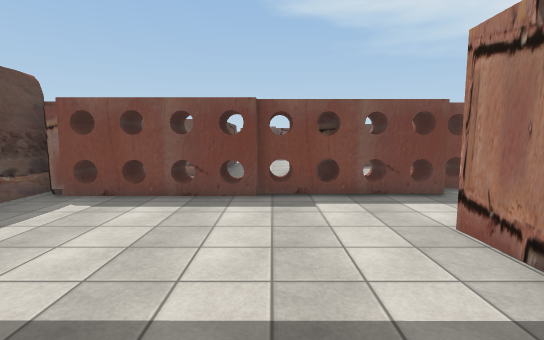
View 1 (above)

24 first-person views from a walk through a 3-D level made in the Unity game engine. The camera is 1.5 m above the floor, tilts 6° down and sees 85° across. The floor is counted in squares, 1 m on a side. Each view is taken from the middle of a square. On the plan, view 1 faces up. The plan holds only what a view shows up to about 15 squares ahead; the rest is blank. The place goes on beyond the plan. Some surface patterns are stand-ins.

View 2
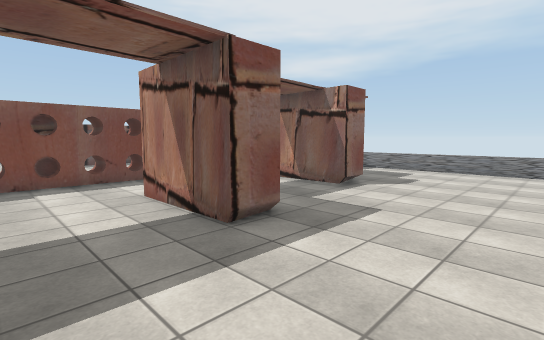

View 3
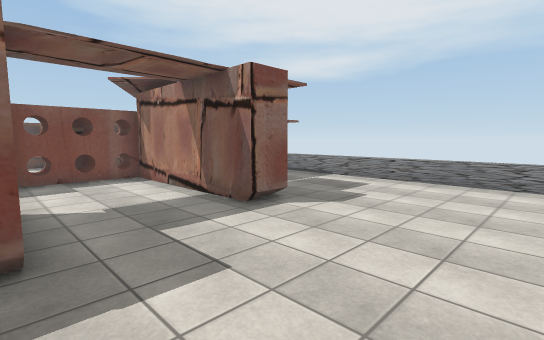

View 4
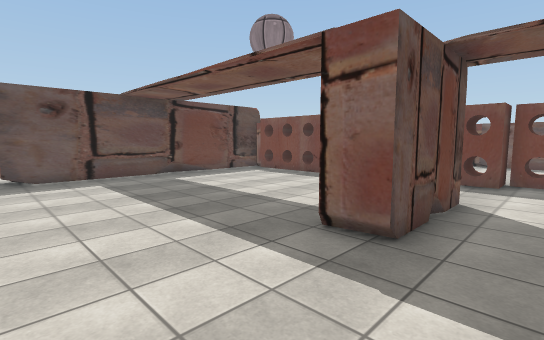

View 5
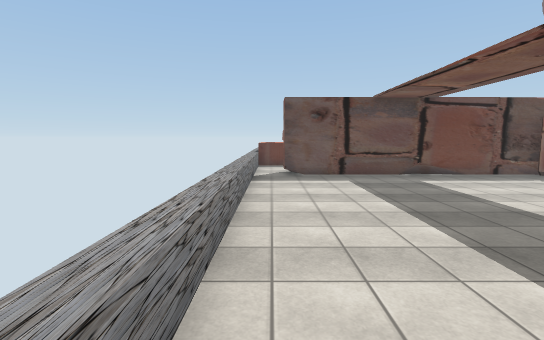

View 6
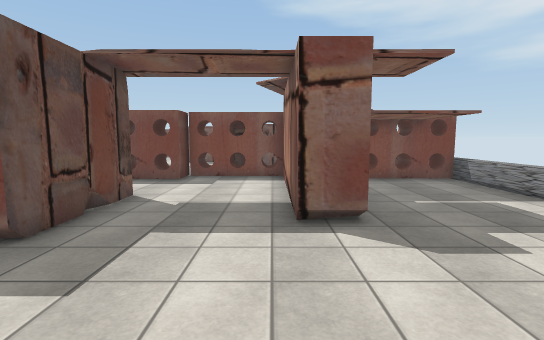

View 7
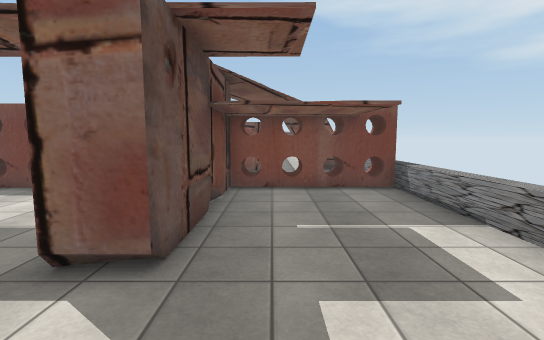

View 8
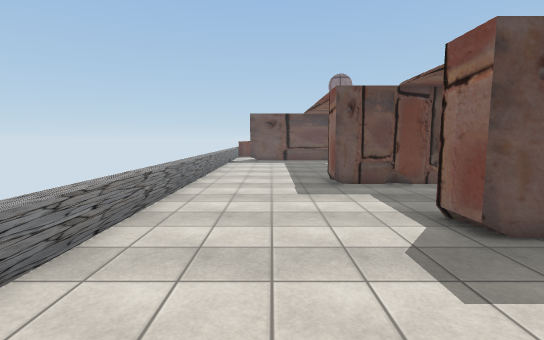

View 9
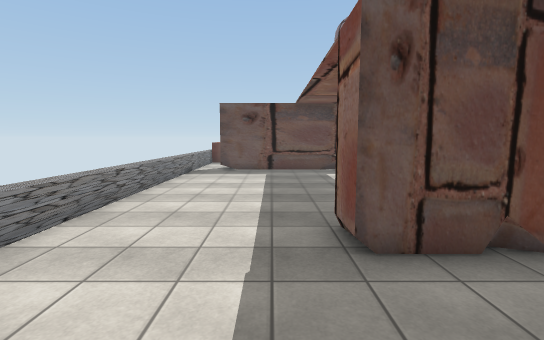

View 10
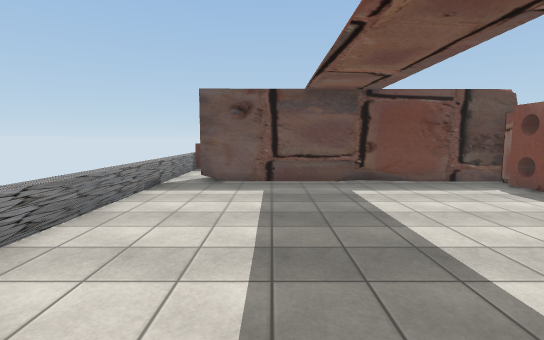

View 11
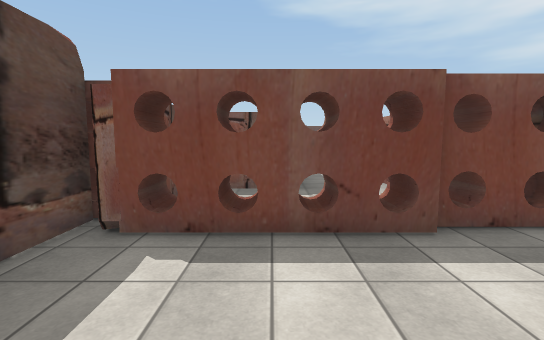

View 12
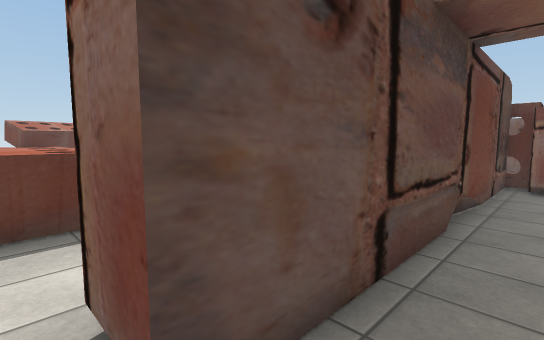

View 13
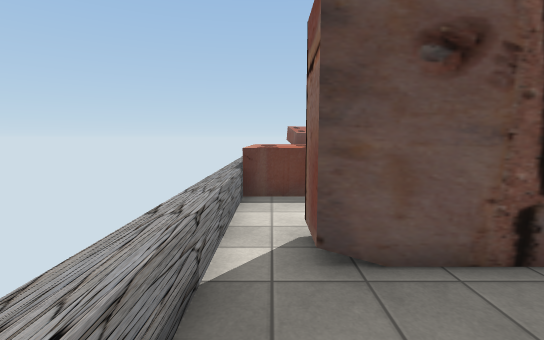

View 14
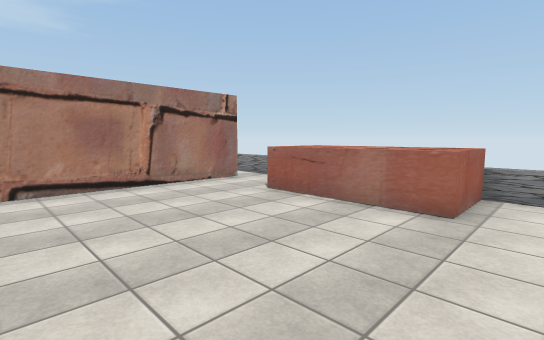

View 15
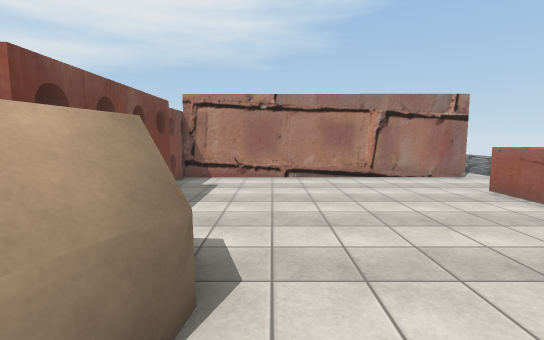

View 16
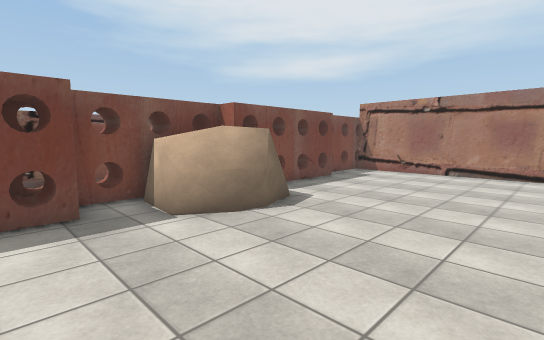

View 17
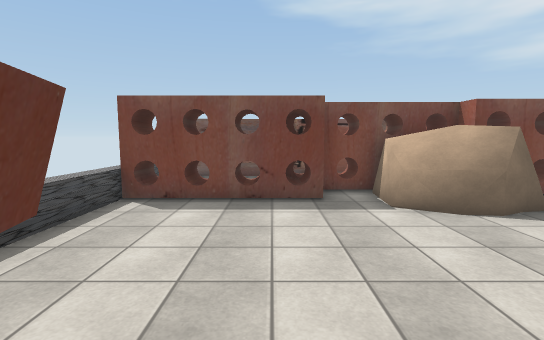

View 18
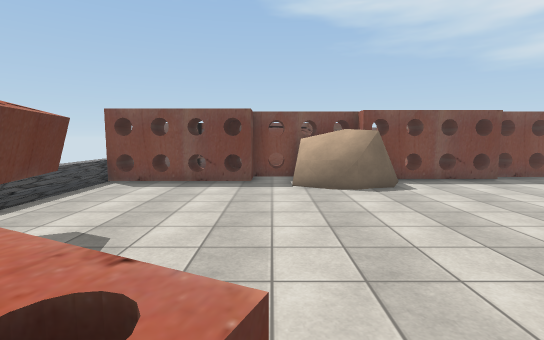

View 19
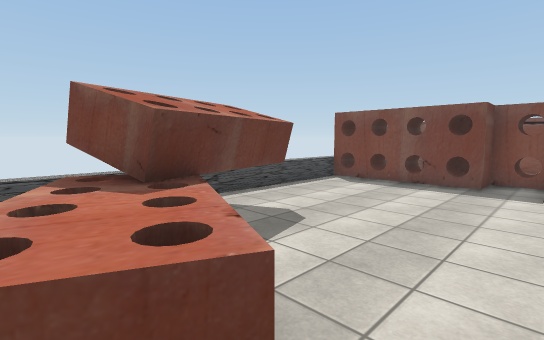

View 20
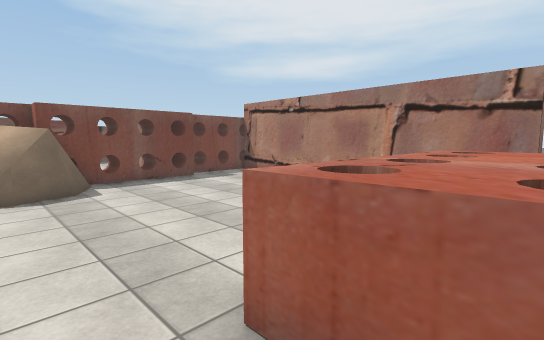

View 21
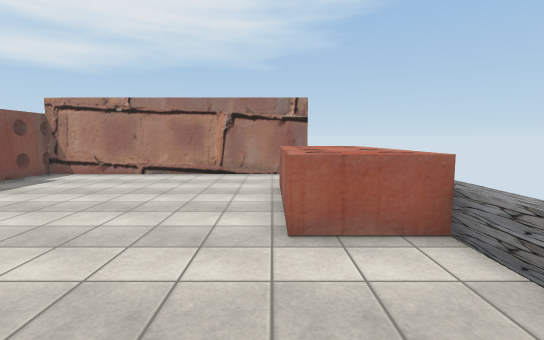

View 22
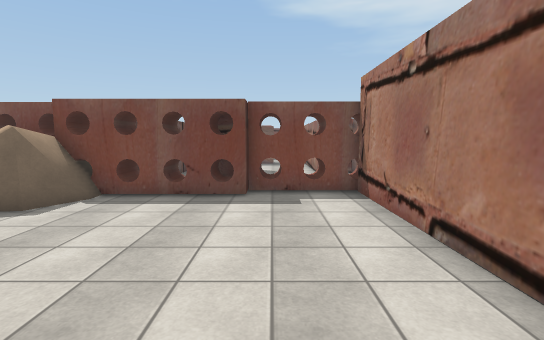

View 23
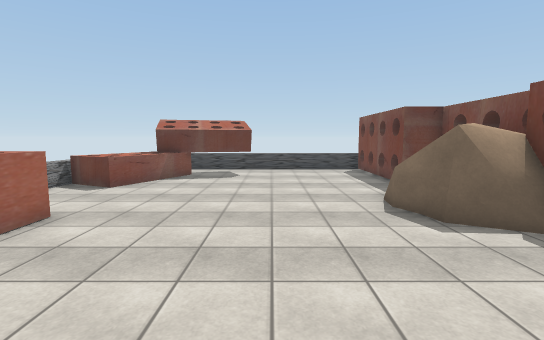

View 24
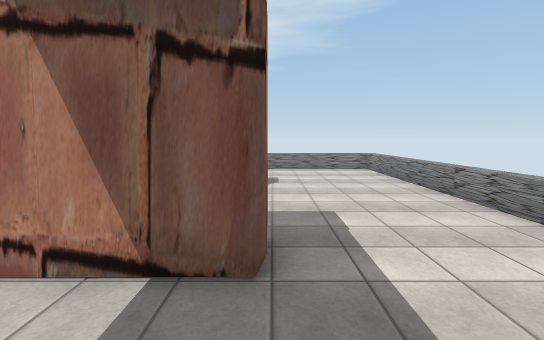

### Floor plan
Key: @ floor where view 1 was taken; # wall or solid block; x gap in a wall; . floor; = window, fence, low wall or low ledge; ^ raised ledge; O other object.
Columns run from 25 left of view 1 to 15 right of it. Each row starts with its distance up from view 1.
 10       ^^     #    ^ ^
  9  ^^^^#x##  ####xx####^^^^ ##############
  8 ######.OOO#####...###x#xx#####....#######
  7 ^#####.OOOO.......##..............##....=
  6 ^......OOO........##..............##....=
  5 ^.................##........##....##....=
  4 ^.................##........##....##....=
  3 ^.................##........##....##....=
  2 ^ #...............##........##....##....=
  1 ^ ##..............##........##..........=
  0 ^ ##..............##.....@..............=
 -1 ^ ##=.....=^^^=...##....................=
 -2 ^###^==...=^^^=...##....................=
 -3 ^  ===....^^^^^.........................=
 -4      ^^ ^^^^^^^^^^^^^^^^^^^^^^^^^^^^^^^^^

Positions as (right, up) in squares from view 1, and headings:
1: (0, 0), facing up
2: (0, -3), facing up-right
3: (4, -3), facing up-right
4: (6, -3), facing up-left
5: (6, -3), facing left
6: (8, -3), facing up
7: (11, -1), facing up
8: (14, -1), facing left
9: (8, 0), facing left
10: (4, 0), facing left
11: (-3, 3), facing up
12: (-5, -3), facing up-left
13: (-3, -3), facing left
14: (-17, 5), facing down-right
15: (-19, 5), facing right
16: (-21, 1), facing up-right
17: (-21, 0), facing up
18: (-19, -3), facing up
19: (-18, -3), facing up-left
20: (-17, -3), facing up-right
21: (-20, -1), facing right
22: (-10, 0), facing up
23: (-10, 3), facing left
24: (0, 1), facing right
